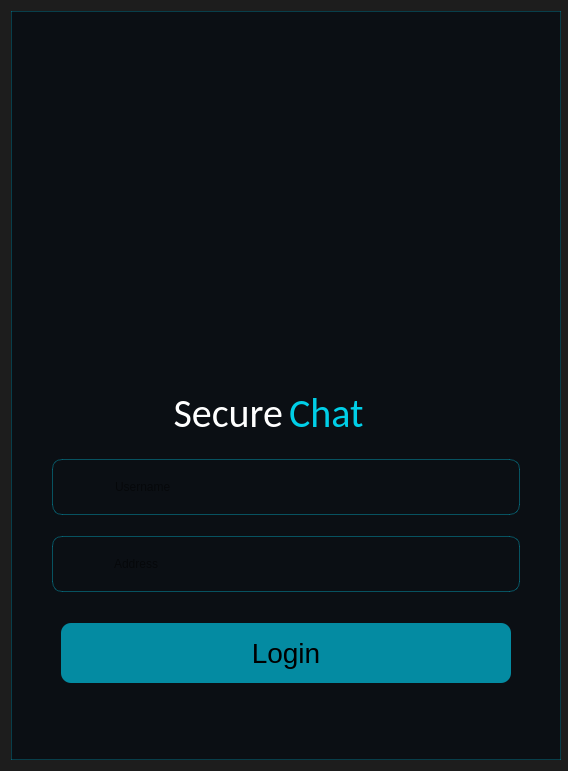
<?xml version="1.0" encoding="UTF-8"?>
<ui version="4.0">
 <class>mainwindow1</class>
 <widget class="QDialog" name="mainwindow1">
  <property name="geometry">
   <rect>
    <x>0</x>
    <y>0</y>
    <width>568</width>
    <height>771</height>
   </rect>
  </property>
  <property name="minimumSize">
   <size>
    <width>550</width>
    <height>700</height>
   </size>
  </property>
  <property name="maximumSize">
   <size>
    <width>16777215</width>
    <height>16777215</height>
   </size>
  </property>
  <property name="font">
   <font>
    <pointsize>17</pointsize>
   </font>
  </property>
  <property name="acceptDrops">
   <bool>false</bool>
  </property>
  <property name="windowTitle">
   <string>Dialog</string>
  </property>
  <property name="styleSheet">
   <string notr="true">background-color:#1D1D1D;
</string>
  </property>
  <layout class="QHBoxLayout" name="horizontalLayout_5">
   <item>
    <widget class="QFrame" name="Over">
     <property name="minimumSize">
      <size>
       <width>550</width>
       <height>700</height>
      </size>
     </property>
     <property name="maximumSize">
      <size>
       <width>16777215</width>
       <height>16777215</height>
      </size>
     </property>
     <property name="styleSheet">
      <string notr="true">background-color:#0B0F14;
border:1px solid rgba(0, 207, 239, 0.25);
</string>
     </property>
     <property name="frameShape">
      <enum>QFrame::Shape::StyledPanel</enum>
     </property>
     <property name="frameShadow">
      <enum>QFrame::Shadow::Raised</enum>
     </property>
     <layout class="QVBoxLayout" name="verticalLayout_2">
      <property name="spacing">
       <number>16</number>
      </property>
      <property name="leftMargin">
       <number>40</number>
      </property>
      <property name="topMargin">
       <number>100</number>
      </property>
      <property name="rightMargin">
       <number>40</number>
      </property>
      <property name="bottomMargin">
       <number>60</number>
      </property>
      <item>
       <layout class="QHBoxLayout" name="Main_icon">
        <item>
         <widget class="QLabel" name="Images">
          <property name="minimumSize">
           <size>
            <width>0</width>
            <height>120</height>
           </size>
          </property>
          <property name="maximumSize">
           <size>
            <width>240</width>
            <height>250</height>
           </size>
          </property>
          <property name="accessibleDescription">
           <string notr="true"/>
          </property>
          <property name="layoutDirection">
           <enum>Qt::LayoutDirection::LeftToRight</enum>
          </property>
          <property name="autoFillBackground">
           <bool>false</bool>
          </property>
          <property name="styleSheet">
           <string notr="true">background:none;
border:none</string>
          </property>
          <property name="text">
           <string/>
          </property>
          <property name="pixmap">
           <pixmap resource="resource.qrc">:/images/images.png</pixmap>
          </property>
          <property name="scaledContents">
           <bool>true</bool>
          </property>
          <property name="alignment">
           <set>Qt::AlignmentFlag::AlignHCenter|Qt::AlignmentFlag::AlignTop</set>
          </property>
         </widget>
        </item>
       </layout>
      </item>
      <item>
       <widget class="QFrame" name="SecureChatContainer">
        <property name="minimumSize">
         <size>
          <width>0</width>
          <height>50</height>
         </size>
        </property>
        <property name="maximumSize">
         <size>
          <width>16777215</width>
          <height>50</height>
         </size>
        </property>
        <property name="styleSheet">
         <string notr="true">border:none;</string>
        </property>
        <property name="frameShape">
         <enum>QFrame::Shape::StyledPanel</enum>
        </property>
        <property name="frameShadow">
         <enum>QFrame::Shadow::Raised</enum>
        </property>
        <layout class="QHBoxLayout" name="horizontalLayout_6">
         <item>
          <widget class="QLabel" name="Secure">
           <property name="maximumSize">
            <size>
             <width>16777215</width>
             <height>70</height>
            </size>
           </property>
           <property name="font">
            <font>
             <family>Calibri</family>
             <pointsize>30</pointsize>
             <italic>false</italic>
             <bold>false</bold>
             <underline>false</underline>
             <strikeout>false</strikeout>
            </font>
           </property>
           <property name="styleSheet">
            <string notr="true">
    QLabel {
    color: White;

background-color:none;
    }
</string>
           </property>
           <property name="text">
            <string>Secure</string>
           </property>
           <property name="alignment">
            <set>Qt::AlignmentFlag::AlignRight|Qt::AlignmentFlag::AlignTrailing|Qt::AlignmentFlag::AlignVCenter</set>
           </property>
          </widget>
         </item>
         <item>
          <widget class="QLabel" name="Chat">
           <property name="maximumSize">
            <size>
             <width>16777215</width>
             <height>70</height>
            </size>
           </property>
           <property name="font">
            <font>
             <family>Calibri</family>
             <pointsize>30</pointsize>
             <italic>false</italic>
             <bold>false</bold>
             <underline>false</underline>
             <strikeout>false</strikeout>
            </font>
           </property>
           <property name="styleSheet">
            <string notr="true">
    QLabel {
    color: #00CFE8;
    
	background-color:none;
    }
</string>
           </property>
           <property name="text">
            <string>Chat</string>
           </property>
           <property name="alignment">
            <set>Qt::AlignmentFlag::AlignLeading|Qt::AlignmentFlag::AlignLeft|Qt::AlignmentFlag::AlignVCenter</set>
           </property>
          </widget>
         </item>
        </layout>
       </widget>
      </item>
      <item>
       <widget class="QFrame" name="borderusername">
        <property name="minimumSize">
         <size>
          <width>0</width>
          <height>56</height>
         </size>
        </property>
        <property name="maximumSize">
         <size>
          <width>16777215</width>
          <height>56</height>
         </size>
        </property>
        <property name="styleSheet">
         <string notr="true">border: 1px solid rgba(0, 207, 239, 0.35);
border-radius:10px;</string>
        </property>
        <property name="frameShape">
         <enum>QFrame::Shape::StyledPanel</enum>
        </property>
        <property name="frameShadow">
         <enum>QFrame::Shadow::Raised</enum>
        </property>
        <layout class="QHBoxLayout" name="horizontalLayout_2">
         <property name="leftMargin">
          <number>10</number>
         </property>
         <property name="rightMargin">
          <number>3</number>
         </property>
         <item>
          <layout class="QHBoxLayout" name="UsernameLayout">
           <property name="spacing">
            <number>20</number>
           </property>
           <item>
            <widget class="QLabel" name="label_image">
             <property name="minimumSize">
              <size>
               <width>30</width>
               <height>0</height>
              </size>
             </property>
             <property name="maximumSize">
              <size>
               <width>30</width>
               <height>30</height>
              </size>
             </property>
             <property name="styleSheet">
              <string notr="true">border:none;</string>
             </property>
             <property name="text">
              <string/>
             </property>
             <property name="pixmap">
              <pixmap resource="resource.qrc">:/images/icon.png</pixmap>
             </property>
             <property name="scaledContents">
              <bool>true</bool>
             </property>
            </widget>
           </item>
           <item>
            <widget class="QLineEdit" name="lineEdit_username">
             <property name="minimumSize">
              <size>
               <width>60</width>
               <height>30</height>
              </size>
             </property>
             <property name="maximumSize">
              <size>
               <width>800</width>
               <height>40</height>
              </size>
             </property>
             <property name="sizeIncrement">
              <size>
               <width>700</width>
               <height>60</height>
              </size>
             </property>
             <property name="styleSheet">
              <string notr="true">border:none;</string>
             </property>
             <property name="text">
              <string/>
             </property>
             <property name="placeholderText">
              <string>Username</string>
             </property>
            </widget>
           </item>
          </layout>
         </item>
        </layout>
       </widget>
      </item>
      <item>
       <widget class="QFrame" name="borderport">
        <property name="minimumSize">
         <size>
          <width>0</width>
          <height>56</height>
         </size>
        </property>
        <property name="maximumSize">
         <size>
          <width>16777215</width>
          <height>56</height>
         </size>
        </property>
        <property name="styleSheet">
         <string notr="true">border: 1px solid rgba(0, 207, 239, 0.35);
border-radius:10px;</string>
        </property>
        <property name="frameShape">
         <enum>QFrame::Shape::StyledPanel</enum>
        </property>
        <property name="frameShadow">
         <enum>QFrame::Shadow::Raised</enum>
        </property>
        <layout class="QVBoxLayout" name="verticalLayout">
         <item>
          <layout class="QHBoxLayout" name="PortLayout">
           <property name="spacing">
            <number>20</number>
           </property>
           <item>
            <widget class="QLabel" name="label_image_2">
             <property name="minimumSize">
              <size>
               <width>30</width>
               <height>0</height>
              </size>
             </property>
             <property name="maximumSize">
              <size>
               <width>35</width>
               <height>30</height>
              </size>
             </property>
             <property name="sizeIncrement">
              <size>
               <width>0</width>
               <height>60</height>
              </size>
             </property>
             <property name="baseSize">
              <size>
               <width>0</width>
               <height>60</height>
              </size>
             </property>
             <property name="styleSheet">
              <string notr="true">border:none;</string>
             </property>
             <property name="text">
              <string/>
             </property>
             <property name="pixmap">
              <pixmap resource="resource.qrc">:/images/port.png</pixmap>
             </property>
             <property name="scaledContents">
              <bool>true</bool>
             </property>
            </widget>
           </item>
           <item>
            <widget class="QLineEdit" name="lineEdit_address">
             <property name="maximumSize">
              <size>
               <width>16777215</width>
               <height>40</height>
              </size>
             </property>
             <property name="styleSheet">
              <string notr="true">border:none;</string>
             </property>
             <property name="text">
              <string/>
             </property>
             <property name="placeholderText">
              <string>Address</string>
             </property>
            </widget>
           </item>
          </layout>
         </item>
        </layout>
       </widget>
      </item>
      <item>
       <widget class="QFrame" name="LoginBoxFrame">
        <property name="maximumSize">
         <size>
          <width>16777215</width>
          <height>80</height>
         </size>
        </property>
        <property name="styleSheet">
         <string notr="true">border:none;</string>
        </property>
        <property name="frameShape">
         <enum>QFrame::Shape::StyledPanel</enum>
        </property>
        <property name="frameShadow">
         <enum>QFrame::Shadow::Raised</enum>
        </property>
        <layout class="QHBoxLayout" name="horizontalLayout">
         <item>
          <widget class="QPushButton" name="Login">
           <property name="minimumSize">
            <size>
             <width>0</width>
             <height>60</height>
            </size>
           </property>
           <property name="maximumSize">
            <size>
             <width>16777215</width>
             <height>60</height>
            </size>
           </property>
           <property name="font">
            <font>
             <pointsize>21</pointsize>
            </font>
           </property>
           <property name="styleSheet">
            <string notr="true">background-color:rgba(0, 207, 239, 0.65);
border:rgb(14, 130, 255);
border-radius:10px;</string>
           </property>
           <property name="text">
            <string>Login</string>
           </property>
          </widget>
         </item>
        </layout>
       </widget>
      </item>
     </layout>
    </widget>
   </item>
  </layout>
 </widget>
 <resources>
  <include location="resource.qrc"/>
 </resources>
 <connections/>
</ui>
